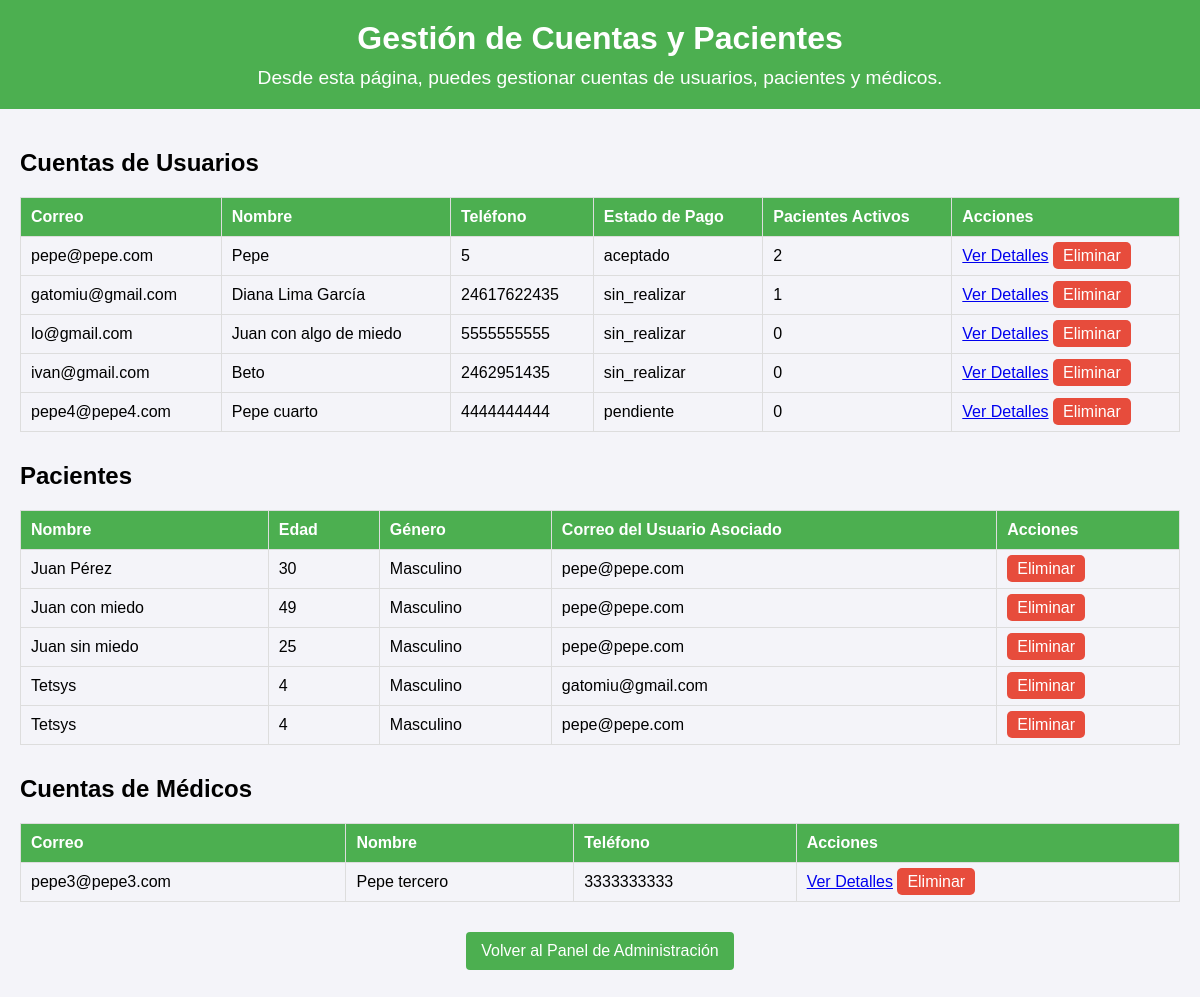
/0-Admin/gestionarCuentas.php (signed in), run on the app's committed database.
### tables this page shows
CREATE TABLE `usuarios` (
  `usuario_id` int(11) NOT NULL,
  `correo` varchar(255) NOT NULL,
  `contraseña` varchar(255) NOT NULL,
  `telefono` varchar(20) DEFAULT NULL,
  `nombre` varchar(100) NOT NULL,
  `edad` int(11) DEFAULT NULL,
  `fecha_creacion` timestamp NOT NULL DEFAULT current_timestamp(),
  `Estado_Pago` enum('sin_realizar','pendiente','aceptado') NOT NULL,
  `Comprobante` longblob NOT NULL
);

CREATE TABLE `pacientes` (
  `paciente_id` int(11) NOT NULL,
  `usuario_id` int(11) DEFAULT NULL,
  `nombre` varchar(100) NOT NULL,
  `edad` int(11) DEFAULT NULL,
  `genero` enum('Masculino','Femenino','Otro') DEFAULT NULL,
  `altura` float DEFAULT NULL,
  `peso` float DEFAULT NULL,
  `nivel_erc` varchar(100) DEFAULT NULL,
  `comida_favorita` text DEFAULT NULL,
  `disgustos` text DEFAULT NULL,
  `fecha_registro` timestamp NOT NULL DEFAULT current_timestamp(),
  `numero_control` int(11) NOT NULL
);

### 0-Admin/gestionarCuentas.php (the view, shortened to what this page needs)
<?php
include '../0-php/conexion.php';
$sql = "
    SELECT u.*, COUNT(up.paciente_id) AS num_active_patients
    FROM Usuarios u
    LEFT JOIN usuario_paciente up ON u.usuario_id = up.usuario_id AND up.activo = 1
    GROUP BY u.usuario_id
";
$result = $con->query($sql);
$sql2 = "
    SELECT p.*, u.correo AS usuario_correo
    FROM Pacientes p
    LEFT JOIN usuario_paciente up ON p.paciente_id = up.paciente_id
    LEFT JOIN Usuarios u ON up.usuario_id = u.usuario_id
";
$result2 = $con->query($sql2);
$sql3 = "
    SELECT * FROM Administrativo
    WHERE tipo_cuenta = 'Medico'
";
$result3 = $con->query($sql3);
?>
<!DOCTYPE html>
<html lang="es">
<head>
    <link rel="stylesheet" href="../CSS/gestionCuentas.css">
</head>
<body>
    <header>
        <h1>Gestión de Cuentas y Pacientes</h1>
        <p>Desde esta página, puedes gestionar cuentas de usuarios, pacientes y médicos.</p>
    </header>
    <main>
        <section class="accounts-section">
            <h2>Cuentas de Usuarios</h2>
            <table>
                <thead>
                    <tr>
                        <th>Correo</th>
                        <th>Nombre</th>
                        <th>Teléfono</th>
                        <th>Estado de Pago</th>
                        <th>Pacientes Activos</th>
                        <th>Acciones</th>
                    </tr>
                </thead>
                <tbody>
                    <?php while ($user = $result->fetch_assoc()): ?>
                        <tr>
                            <td><?= $user['correo'] ?></td>
                            <td><?= $user['nombre'] ?></td>
                            <td><?= $user['telefono'] ?></td>
                            <td><?= $user['Estado_Pago'] ?></td>
                            <td><?= $user['num_active_patients'] ?></td>
                            <td>
                                <a href="verDetalles.php?ID=<?= $user['usuario_id'] ?>">Ver Detalles</a>
                                <a href="../0-php/borrarCuenta.php?user_id=<?= $user['usuario_id'] ?>" class="delete-button">Eliminar</a>
                            </td>
                        </tr>
                    <?php endwhile; ?>
                </tbody>
            </table>
        </section>
        <section class="patients-section">
            <h2>Pacientes</h2>
            <table>
                <thead>
                    <tr>
                        <th>Nombre</th>
                        <th>Edad</th>
                        <th>Género</th>
                        <th>Correo del Usuario Asociado</th>
                        <th>Acciones</th>
                    </tr>
                </thead>
                <tbody>
                    <?php while ($patient = $result2->fetch_assoc()): ?>
                        <tr>
                            <td><?= $patient['nombre'] ?></td>
                            <td><?= $patient['edad'] ?></td>
                            <td><?= $patient['genero'] ?></td>
                            <td><?= $patient['usuario_correo'] ?: 'No asignado' ?></td>
                            <td>
                                <a href="../0-php/borrarPaciente.php?patient_id=<?= $patient['paciente_id'] ?>" class="delete-button">Eliminar</a>
                            </td>
                        </tr>
                    <?php endwhile; ?>
                </tbody>
            </table>
        </section>
        <section class="medico-accounts-section">
            <h2>Cuentas de Médicos</h2>
            <table>
                <thead>
                    <tr>
                        <th>Correo</th>
                        <th>Nombre</th>
                        <th>Teléfono</th>
                        <th>Acciones</th>
                    </tr>
                </thead>
                <tbody>
                    <?php while ($medico = $result3->fetch_assoc()): ?>
                        <tr>
                            <td><?= $medico['correo'] ?></td>
                            <td><?= $medico['nombre'] ?></td>
                            <td><?= $medico['telefono'] ?></td>
                            <td>
                                <a href="verDetallesMedico.php?medico_id=<?= $medico['ID'] ?>">Ver Detalles</a>
                                <a href="../0-php/borrarMedico.php?medico_id=<?= $medico['ID'] ?>" class="delete-button">Eliminar</a>
                            </td>
                        </tr>
                    <?php endwhile; ?>
                </tbody>
            </table>
        </section>
        <button class="return-button" onclick="window.location.href='panelAdmin.php'">Volver al Panel de Administración</button>
    </main>
</body>
</html>

### CSS/gestionCuentas.css (style rules this page uses)
body { font-family: Arial, sans-serif; margin: 0; padding: 0; background-color: #f4f4f9; }
header { text-align: center; padding: 20px; background-color: #4CAF50; color: white; }
header h1 { margin: 0; font-size: 2em; }
header p { margin: 10px 0 0; font-size: 1.2em; }
main { padding: 20px; }
section { margin-bottom: 30px; }
table { width: 100%; border-collapse: collapse; margin-bottom: 20px; }
table th, table td { padding: 10px; text-align: left; border: 1px solid #ddd; }
table th { background-color: #4CAF50; color: white; }
.delete-button { color: #f44336; text-decoration: none; }
.return-button { background-color: #4CAF50; color: white; padding: 10px 15px; border: none; border-radius: 4px; cursor: pointer; font-size: 1em; margin: 20px auto; display: block; }
a.delete-button { background-color: #e74c3c; color: white; padding: 5px 10px; text-decoration: none; border-radius: 5px; transition: background-color 0.3s; }

### data on the page
usuarios: correo "pepe@pepe.com", nombre "Pepe", telefono "5", Estado_Pago "aceptado", num_active_patients "2"
usuarios: correo "gatomiu@gmail.com", nombre "Diana Lima García", telefono "24617622435", Estado_Pago "sin_realizar", num_active_patients "1"
usuarios: correo "lo@gmail.com", nombre "Juan con algo de miedo", telefono "5555555555", Estado_Pago "sin_realizar", num_active_patients "0"
usuarios: correo "ivan@gmail.com", nombre "Beto", telefono "2462951435", Estado_Pago "sin_realizar", num_active_patients "0"
usuarios: correo "pepe4@pepe4.com", nombre "Pepe cuarto", telefono "4444444444", Estado_Pago "pendiente", num_active_patients "0"
pacientes: nombre "Juan Pérez", edad "30", genero "Masculino", usuario.correo "pepe@pepe.com"
pacientes: nombre "Juan con miedo", edad "49", genero "Masculino", usuarios.correo "pepe@pepe.com"
pacientes: nombre "Juan sin miedo", edad "25", genero "Masculino", usuarios.correo "pepe@pepe.com"
pacientes: nombre "Tetsys", edad "4", genero "Masculino", usuarios.correo "gatomiu@gmail.com"
pacientes: nombre "Tetsys", edad "4", genero "Masculino", usuarios.correo "pepe@pepe.com"

### other printed values
$medico['correo'] "pepe3@pepe3.com"
$medico['nombre'] "Pepe tercero"
$medico['telefono'] "3333333333"
